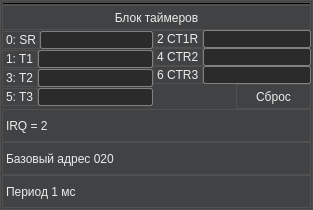
<?xml version="1.0" encoding="UTF-8"?>
<ui version="4.0">
 <class>TimerView</class>
 <widget class="QWidget" name="TimerView">
  <property name="geometry">
   <rect>
    <x>0</x>
    <y>0</y>
    <width>313</width>
    <height>210</height>
   </rect>
  </property>
  <property name="minimumSize">
   <size>
    <width>0</width>
    <height>210</height>
   </size>
  </property>
  <property name="maximumSize">
   <size>
    <width>16777215</width>
    <height>210</height>
   </size>
  </property>
  <property name="windowTitle">
   <string>Form</string>
  </property>
  <property name="styleSheet">
   <string notr="true">QWidget {
	border: 1px solid rgb(80, 80, 80);
	color: rgb(236, 236, 236);
	background-color: rgb(64, 66, 68);
	font: 10pt &quot;Consolas&quot;;
}

QLineEdit {
    border: 1px solid gray;
    border-radius: 2px;
	background-color: rgb(43, 43, 43);
    selection-background-color: darkgray;
	font: 12pt &quot;Consolas&quot;;
}

QPushButton {
		border: 1px solid rgb(80, 80, 80);
}

QPushButton:pressed {
		background-color: qlineargradient(spread:reflect, x1:0, y1:0, x2:0.488636, 				y2:0, stop:0 rgba(38, 40, 41, 255), stop:1 rgba(38, 40, 41, 255));
}

QPushButton:hover{
	background-color: qlineargradient(spread:reflect, x1:0, y1:0, x2:0.517045, y2:0, stop:0 rgba(127, 131, 135, 255), stop:1 rgba(96, 99, 102, 255));
}
</string>
  </property>
  <layout class="QVBoxLayout" name="verticalLayout_4">
   <property name="spacing">
    <number>0</number>
   </property>
   <property name="leftMargin">
    <number>2</number>
   </property>
   <property name="topMargin">
    <number>2</number>
   </property>
   <property name="rightMargin">
    <number>2</number>
   </property>
   <property name="bottomMargin">
    <number>2</number>
   </property>
   <item>
    <widget class="Line" name="line">
     <property name="styleSheet">
      <string notr="true">background-color: rgb(0, 0, 0);</string>
     </property>
     <property name="orientation">
      <enum>Qt::Horizontal</enum>
     </property>
    </widget>
   </item>
   <item>
    <widget class="QLabel" name="label">
     <property name="minimumSize">
      <size>
       <width>0</width>
       <height>25</height>
      </size>
     </property>
     <property name="maximumSize">
      <size>
       <width>16777215</width>
       <height>25</height>
      </size>
     </property>
     <property name="text">
      <string>Блок таймеров</string>
     </property>
     <property name="alignment">
      <set>Qt::AlignCenter</set>
     </property>
    </widget>
   </item>
   <item>
    <layout class="QHBoxLayout" name="horizontalLayout_9">
     <property name="spacing">
      <number>0</number>
     </property>
     <item>
      <layout class="QVBoxLayout" name="verticalLayout">
       <property name="spacing">
        <number>0</number>
       </property>
       <item>
        <layout class="QHBoxLayout" name="horizontalLayout">
         <item>
          <widget class="QLabel" name="label_2">
           <property name="text">
            <string>0: SR</string>
           </property>
          </widget>
         </item>
         <item>
          <widget class="QLineEdit" name="lineEdit"/>
         </item>
        </layout>
       </item>
       <item>
        <layout class="QHBoxLayout" name="horizontalLayout_2">
         <item>
          <widget class="QLabel" name="label_3">
           <property name="text">
            <string>1: T1</string>
           </property>
          </widget>
         </item>
         <item>
          <widget class="QLineEdit" name="lineEdit_2"/>
         </item>
        </layout>
       </item>
       <item>
        <layout class="QHBoxLayout" name="horizontalLayout_3">
         <item>
          <widget class="QLabel" name="label_4">
           <property name="text">
            <string>3: T2</string>
           </property>
          </widget>
         </item>
         <item>
          <widget class="QLineEdit" name="lineEdit_3"/>
         </item>
        </layout>
       </item>
       <item>
        <layout class="QHBoxLayout" name="horizontalLayout_4">
         <item>
          <widget class="QLabel" name="label_5">
           <property name="text">
            <string>5: T3</string>
           </property>
          </widget>
         </item>
         <item>
          <widget class="QLineEdit" name="lineEdit_4"/>
         </item>
        </layout>
       </item>
      </layout>
     </item>
     <item>
      <layout class="QVBoxLayout" name="verticalLayout_2">
       <property name="spacing">
        <number>0</number>
       </property>
       <item>
        <layout class="QHBoxLayout" name="horizontalLayout_5">
         <item>
          <widget class="QLabel" name="label_6">
           <property name="text">
            <string>2 CT1R</string>
           </property>
          </widget>
         </item>
         <item>
          <widget class="QLineEdit" name="lineEdit_5"/>
         </item>
        </layout>
       </item>
       <item>
        <layout class="QHBoxLayout" name="horizontalLayout_7">
         <item>
          <widget class="QLabel" name="label_8">
           <property name="text">
            <string>4 CTR2</string>
           </property>
          </widget>
         </item>
         <item>
          <widget class="QLineEdit" name="lineEdit_7"/>
         </item>
        </layout>
       </item>
       <item>
        <layout class="QHBoxLayout" name="horizontalLayout_6">
         <item>
          <widget class="QLabel" name="label_7">
           <property name="text">
            <string>6 CTR3</string>
           </property>
          </widget>
         </item>
         <item>
          <widget class="QLineEdit" name="lineEdit_6"/>
         </item>
        </layout>
       </item>
       <item>
        <layout class="QHBoxLayout" name="horizontalLayout_8">
         <item>
          <spacer name="horizontalSpacer">
           <property name="orientation">
            <enum>Qt::Horizontal</enum>
           </property>
           <property name="sizeHint" stdset="0">
            <size>
             <width>40</width>
             <height>20</height>
            </size>
           </property>
          </spacer>
         </item>
         <item>
          <widget class="QPushButton" name="pushButton">
           <property name="minimumSize">
            <size>
             <width>75</width>
             <height>25</height>
            </size>
           </property>
           <property name="maximumSize">
            <size>
             <width>75</width>
             <height>25</height>
            </size>
           </property>
           <property name="text">
            <string>Сброс</string>
           </property>
          </widget>
         </item>
        </layout>
       </item>
      </layout>
     </item>
    </layout>
   </item>
   <item>
    <layout class="QVBoxLayout" name="verticalLayout_3">
     <property name="spacing">
      <number>0</number>
     </property>
     <item>
      <widget class="QLabel" name="label_9">
       <property name="text">
        <string>IRQ = 2</string>
       </property>
      </widget>
     </item>
     <item>
      <widget class="QLabel" name="label_10">
       <property name="text">
        <string>Базовый адрес 020</string>
       </property>
      </widget>
     </item>
     <item>
      <widget class="QLabel" name="label_11">
       <property name="text">
        <string>Период 1 мс</string>
       </property>
      </widget>
     </item>
    </layout>
   </item>
  </layout>
 </widget>
 <resources/>
 <connections/>
</ui>
